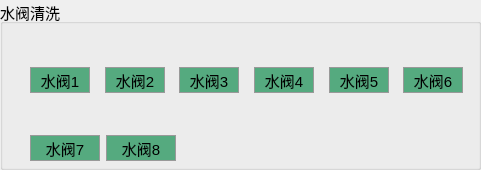
          <widget class="QGroupBox" name="groupBox_52">
           <property name="font">
            <font>
             <pointsize>11</pointsize>
            </font>
           </property>
           <property name="title">
            <string>水阀清洗</string>
           </property>
           <widget class="QWidget" name="layoutWidget">
            <property name="geometry">
             <rect>
              <x>30</x>
              <y>30</y>
              <width>442</width>
              <height>131</height>
             </rect>
            </property>
            <layout class="QVBoxLayout" name="verticalLayout_34">
             <item>
              <layout class="QHBoxLayout" name="horizontalLayout_68">
               <item>
                <layout class="QVBoxLayout" name="verticalLayout_25">
                 <item>
                  <layout class="QHBoxLayout" name="horizontalLayout_56" stretch="5,6,5">
                   <item>
                    <spacer name="horizontalSpacer_71">
                     <property name="orientation">
                      <enum>Qt::Horizontal</enum>
                     </property>
                     <property name="sizeHint" stdset="0">
                      <size>
                       <width>18</width>
                       <height>20</height>
                      </size>
                     </property>
                    </spacer>
                   </item>
                   <item>
                    <widget class="QLabel" name="label_W15">
                     <property name="styleSheet">
                      <string notr="true">border-image: url(:/images/blackC.png);</string>
                     </property>
                     <property name="text">
                      <string/>
                     </property>
                    </widget>
                   </item>
                   <item>
                    <spacer name="horizontalSpacer_86">
                     <property name="orientation">
                      <enum>Qt::Horizontal</enum>
                     </property>
                     <property name="sizeHint" stdset="0">
                      <size>
                       <width>18</width>
                       <height>20</height>
                      </size>
                     </property>
                    </spacer>
                   </item>
                  </layout>
                 </item>
                 <item>
                  <widget class="QPushButton" name="pushButton_W15">
                   <property name="maximumSize">
                    <size>
                     <width>60</width>
                     <height>16777215</height>
                    </size>
                   </property>
                   <property name="styleSheet">
                    <string notr="true">QPushButton{background-color:#55aa7f;width:48px;height:24px;border:1px solid #999999;opacity:1;}
QPushButton:hover{width: 48px;height: 24px;background: #E4EEF8;border: 1px solid #87AFFA;opacity: 1;}
QPushButton:pressed{width: 56px;height: 24px;background: #CCE5F8;border: 1px solid #0A64E1;opacity: 1;}
QPushButton:disabled{width: 56px;height: 24px;background: #CCE5F8;border: 1px solid #0A64E1;opacity: 1;}
</string>
                   </property>
                   <property name="text">
                    <string>水阀1</string>
                   </property>
                  </widget>
                 </item>
                </layout>
               </item>
               <item>
                <layout class="QVBoxLayout" name="verticalLayout_26">
                 <item>
                  <layout class="QHBoxLayout" name="horizontalLayout_57" stretch="5,6,5">
                   <item>
                    <spacer name="horizontalSpacer_85">
                     <property name="orientation">
                      <enum>Qt::Horizontal</enum>
                     </property>
                     <property name="sizeHint" stdset="0">
                      <size>
                       <width>18</width>
                       <height>20</height>
                      </size>
                     </property>
                    </spacer>
                   </item>
                   <item>
                    <widget class="QLabel" name="label_W16">
                     <property name="styleSheet">
                      <string notr="true">border-image: url(:/images/blackC.png);</string>
                     </property>
                     <property name="text">
                      <string/>
                     </property>
                    </widget>
                   </item>
                   <item>
                    <spacer name="horizontalSpacer_72">
                     <property name="orientation">
                      <enum>Qt::Horizontal</enum>
                     </property>
                     <property name="sizeHint" stdset="0">
                      <size>
                       <width>18</width>
                       <height>20</height>
                      </size>
                     </property>
                    </spacer>
                   </item>
                  </layout>
                 </item>
                 <item>
                  <widget class="QPushButton" name="pushButton_W16">
                   <property name="maximumSize">
                    <size>
                     <width>60</width>
                     <height>16777215</height>
                    </size>
                   </property>
                   <property name="styleSheet">
                    <string notr="true">QPushButton{background-color:#55aa7f;width:48px;height:24px;border:1px solid #999999;opacity:1;}
QPushButton:hover{width: 48px;height: 24px;background: #E4EEF8;border: 1px solid #87AFFA;opacity: 1;}
QPushButton:pressed{width: 56px;height: 24px;background: #CCE5F8;border: 1px solid #0A64E1;opacity: 1;}
QPushButton:disabled{width: 56px;height: 24px;background: #CCE5F8;border: 1px solid #0A64E1;opacity: 1;}
</string>
                   </property>
                   <property name="text">
                    <string>水阀2</string>
                   </property>
                  </widget>
                 </item>
                </layout>
               </item>
               <item>
                <layout class="QVBoxLayout" name="verticalLayout_27">
                 <item>
                  <layout class="QHBoxLayout" name="horizontalLayout_58" stretch="5,6,5">
                   <item>
                    <spacer name="horizontalSpacer_73">
                     <property name="orientation">
                      <enum>Qt::Horizontal</enum>
                     </property>
                     <property name="sizeHint" stdset="0">
                      <size>
                       <width>18</width>
                       <height>20</height>
                      </size>
                     </property>
                    </spacer>
                   </item>
                   <item>
                    <widget class="QLabel" name="label_W17">
                     <property name="styleSheet">
                      <string notr="true">border-image: url(:/images/blackC.png);</string>
                     </property>
                     <property name="text">
                      <string/>
                     </property>
                    </widget>
                   </item>
                   <item>
                    <spacer name="horizontalSpacer_74">
                     <property name="orientation">
                      <enum>Qt::Horizontal</enum>
                     </property>
                     <property name="sizeHint" stdset="0">
                      <size>
                       <width>18</width>
                       <height>20</height>
                      </size>
                     </property>
                    </spacer>
                   </item>
                  </layout>
                 </item>
                 <item>
                  <widget class="QPushButton" name="pushButton_W17">
                   <property name="maximumSize">
                    <size>
                     <width>60</width>
                     <height>16777215</height>
                    </size>
                   </property>
                   <property name="styleSheet">
                    <string notr="true">QPushButton{background-color:#55aa7f;width:48px;height:24px;border:1px solid #999999;opacity:1;}
QPushButton:hover{width: 48px;height: 24px;background: #E4EEF8;border: 1px solid #87AFFA;opacity: 1;}
QPushButton:pressed{width: 56px;height: 24px;background: #CCE5F8;border: 1px solid #0A64E1;opacity: 1;}
QPushButton:disabled{width: 56px;height: 24px;background: #CCE5F8;border: 1px solid #0A64E1;opacity: 1;}
</string>
                   </property>
                   <property name="text">
                    <string>水阀3</string>
                   </property>
                  </widget>
                 </item>
                </layout>
               </item>
               <item>
                <layout class="QVBoxLayout" name="verticalLayout_28">
                 <item>
                  <layout class="QHBoxLayout" name="horizontalLayout_59" stretch="5,6,5">
                   <item>
                    <spacer name="horizontalSpacer_75">
                     <property name="orientation">
                      <enum>Qt::Horizontal</enum>
                     </property>
                     <property name="sizeHint" stdset="0">
                      <size>
                       <width>18</width>
                       <height>20</height>
                      </size>
                     </property>
                    </spacer>
                   </item>
                   <item>
                    <widget class="QLabel" name="label_W18">
                     <property name="styleSheet">
                      <string notr="true">border-image: url(:/images/blackC.png);</string>
                     </property>
                     <property name="text">
                      <string/>
                     </property>
                    </widget>
                   </item>
                   <item>
                    <spacer name="horizontalSpacer_76">
                     <property name="orientation">
                      <enum>Qt::Horizontal</enum>
                     </property>
                     <property name="sizeHint" stdset="0">
                      <size>
                       <width>18</width>
                       <height>20</height>
                      </size>
                     </property>
                    </spacer>
                   </item>
                  </layout>
                 </item>
                 <item>
                  <widget class="QPushButton" name="pushButton_W18">
                   <property name="maximumSize">
                    <size>
                     <width>60</width>
                     <height>16777215</height>
                    </size>
                   </property>
                   <property name="styleSheet">
                    <string notr="true">QPushButton{background-color:#55aa7f;width:48px;height:24px;border:1px solid #999999;opacity:1;}
QPushButton:hover{width: 48px;height: 24px;background: #E4EEF8;border: 1px solid #87AFFA;opacity: 1;}
QPushButton:pressed{width: 56px;height: 24px;background: #CCE5F8;border: 1px solid #0A64E1;opacity: 1;}
QPushButton:disabled{width: 56px;height: 24px;background: #CCE5F8;border: 1px solid #0A64E1;opacity: 1;}
</string>
                   </property>
                   <property name="text">
                    <string>水阀4</string>
                   </property>
                  </widget>
                 </item>
                </layout>
               </item>
               <item>
                <layout class="QVBoxLayout" name="verticalLayout_29">
                 <item>
                  <layout class="QHBoxLayout" name="horizontalLayout_60" stretch="5,6,5">
                   <item>
                    <spacer name="horizontalSpacer_77">
                     <property name="orientation">
                      <enum>Qt::Horizontal</enum>
                     </property>
                     <property name="sizeHint" stdset="0">
                      <size>
                       <width>18</width>
                       <height>20</height>
                      </size>
                     </property>
                    </spacer>
                   </item>
                   <item>
                    <widget class="QLabel" name="label_W19">
                     <property name="styleSheet">
                      <string notr="true">border-image: url(:/images/blackC.png);</string>
                     </property>
                     <property name="text">
                      <string/>
                     </property>
                    </widget>
                   </item>
                   <item>
                    <spacer name="horizontalSpacer_78">
                     <property name="orientation">
                      <enum>Qt::Horizontal</enum>
                     </property>
                     <property name="sizeHint" stdset="0">
                      <size>
                       <width>18</width>
                       <height>20</height>
                      </size>
                     </property>
                    </spacer>
                   </item>
                  </layout>
                 </item>
                 <item>
                  <widget class="QPushButton" name="pushButton_W19">
                   <property name="maximumSize">
                    <size>
                     <width>60</width>
                     <height>16777215</height>
                    </size>
                   </property>
                   <property name="styleSheet">
                    <string notr="true">QPushButton{background-color:#55aa7f;width:48px;height:24px;border:1px solid #999999;opacity:1;}
QPushButton:hover{width: 48px;height: 24px;background: #E4EEF8;border: 1px solid #87AFFA;opacity: 1;}
QPushButton:pressed{width: 56px;height: 24px;background: #CCE5F8;border: 1px solid #0A64E1;opacity: 1;}
QPushButton:disabled{width: 56px;height: 24px;background: #CCE5F8;border: 1px solid #0A64E1;opacity: 1;}
</string>
                   </property>
                   <property name="text">
                    <string>水阀5</string>
                   </property>
                  </widget>
                 </item>
                </layout>
               </item>
               <item>
                <layout class="QVBoxLayout" name="verticalLayout_30">
                 <item>
                  <layout class="QHBoxLayout" name="horizontalLayout_61" stretch="5,6,5">
                   <item>
                    <spacer name="horizontalSpacer_79">
                     <property name="orientation">
                      <enum>Qt::Horizontal</enum>
                     </property>
                     <property name="sizeHint" stdset="0">
                      <size>
                       <width>18</width>
                       <height>20</height>
                      </size>
                     </property>
                    </spacer>
                   </item>
                   <item>
                    <widget class="QLabel" name="label_W20">
                     <property name="styleSheet">
                      <string notr="true">border-image: url(:/images/blackC.png);</string>
                     </property>
                     <property name="text">
                      <string/>
                     </property>
                    </widget>
                   </item>
                   <item>
                    <spacer name="horizontalSpacer_80">
                     <property name="orientation">
                      <enum>Qt::Horizontal</enum>
                     </property>
                     <property name="sizeHint" stdset="0">
                      <size>
                       <width>18</width>
                       <height>20</height>
                      </size>
                     </property>
                    </spacer>
                   </item>
                  </layout>
                 </item>
                 <item>
                  <widget class="QPushButton" name="pushButton_W20">
                   <property name="maximumSize">
                    <size>
                     <width>60</width>
                     <height>16777215</height>
                    </size>
                   </property>
                   <property name="styleSheet">
                    <string notr="true">QPushButton{background-color:#55aa7f;width:48px;height:24px;border:1px solid #999999;opacity:1;}
QPushButton:hover{width: 48px;height: 24px;background: #E4EEF8;border: 1px solid #87AFFA;opacity: 1;}
QPushButton:pressed{width: 56px;height: 24px;background: #CCE5F8;border: 1px solid #0A64E1;opacity: 1;}
QPushButton:disabled{width: 56px;height: 24px;background: #CCE5F8;border: 1px solid #0A64E1;opacity: 1;}
</string>
                   </property>
                   <property name="text">
                    <string>水阀6</string>
                   </property>
                  </widget>
                 </item>
                </layout>
               </item>
              </layout>
             </item>
             <item>
              <layout class="QHBoxLayout" name="horizontalLayout_69" stretch="95,95,400">
               <item>
                <layout class="QVBoxLayout" name="verticalLayout_31">
                 <item>
                  <layout class="QHBoxLayout" name="horizontalLayout_67" stretch="5,6,5">
                   <item>
                    <spacer name="horizontalSpacer_81">
                     <property name="orientation">
                      <enum>Qt::Horizontal</enum>
                     </property>
                     <property name="sizeHint" stdset="0">
                      <size>
                       <width>18</width>
                       <height>20</height>
                      </size>
                     </property>
                    </spacer>
                   </item>
                   <item>
                    <widget class="QLabel" name="label_W21">
                     <property name="styleSheet">
                      <string notr="true">border-image: url(:/images/blackC.png);</string>
                     </property>
                     <property name="text">
                      <string/>
                     </property>
                    </widget>
                   </item>
                   <item>
                    <spacer name="horizontalSpacer_83">
                     <property name="orientation">
                      <enum>Qt::Horizontal</enum>
                     </property>
                     <property name="sizeHint" stdset="0">
                      <size>
                       <width>18</width>
                       <height>20</height>
                      </size>
                     </property>
                    </spacer>
                   </item>
                  </layout>
                 </item>
                 <item>
                  <widget class="QPushButton" name="pushButton_W21">
                   <property name="styleSheet">
                    <string notr="true">QPushButton{background-color:#55aa7f;width:48px;height:24px;border:1px solid #999999;opacity:1;}
QPushButton:hover{width: 48px;height: 24px;background: #E4EEF8;border: 1px solid #87AFFA;opacity: 1;}
QPushButton:pressed{width: 56px;height: 24px;background: #CCE5F8;border: 1px solid #0A64E1;opacity: 1;}
QPushButton:disabled{width: 56px;height: 24px;background: #CCE5F8;border: 1px solid #0A64E1;opacity: 1;}
</string>
                   </property>
                   <property name="text">
                    <string>水阀7</string>
                   </property>
                  </widget>
                 </item>
                </layout>
               </item>
               <item>
                <layout class="QVBoxLayout" name="verticalLayout_40">
                 <item>
                  <layout class="QHBoxLayout" name="horizontalLayout_75" stretch="5,6,5">
                   <item>
                    <spacer name="horizontalSpacer_100">
                     <property name="orientation">
                      <enum>Qt::Horizontal</enum>
                     </property>
                     <property name="sizeHint" stdset="0">
                      <size>
                       <width>18</width>
                       <height>20</height>
                      </size>
                     </property>
                    </spacer>
                   </item>
                   <item>
                    <widget class="QLabel" name="label_W21_1">
                     <property name="styleSheet">
                      <string notr="true">border-image: url(:/images/blackC.png);</string>
                     </property>
                     <property name="text">
                      <string/>
                     </property>
                    </widget>
                   </item>
                   <item>
                    <spacer name="horizontalSpacer_101">
                     <property name="orientation">
                      <enum>Qt::Horizontal</enum>
                     </property>
                     <property name="sizeHint" stdset="0">
                      <size>
                       <width>18</width>
                       <height>20</height>
                      </size>
                     </property>
                    </spacer>
                   </item>
                  </layout>
                 </item>
                 <item>
                  <widget class="QPushButton" name="pushButton_W21_1">
                   <property name="styleSheet">
                    <string notr="true">QPushButton{background-color:#55aa7f;width:48px;height:24px;border:1px solid #999999;opacity:1;}
QPushButton:hover{width: 48px;height: 24px;background: #E4EEF8;border: 1px solid #87AFFA;opacity: 1;}
QPushButton:pressed{width: 56px;height: 24px;background: #CCE5F8;border: 1px solid #0A64E1;opacity: 1;}
QPushButton:disabled{width: 56px;height: 24px;background: #CCE5F8;border: 1px solid #0A64E1;opacity: 1;}
</string>
                   </property>
                   <property name="text">
                    <string>水阀8</string>
                   </property>
                  </widget>
                 </item>
                </layout>
               </item>
               <item>
                <spacer name="horizontalSpacer_95">
                 <property name="orientation">
                  <enum>Qt::Horizontal</enum>
                 </property>
                 <property name="sizeHint" stdset="0">
                  <size>
                   <width>40</width>
                   <height>20</height>
                  </size>
                 </property>
                </spacer>
               </item>
              </layout>
             </item>
            </layout>
           </widget>
          </widget>
